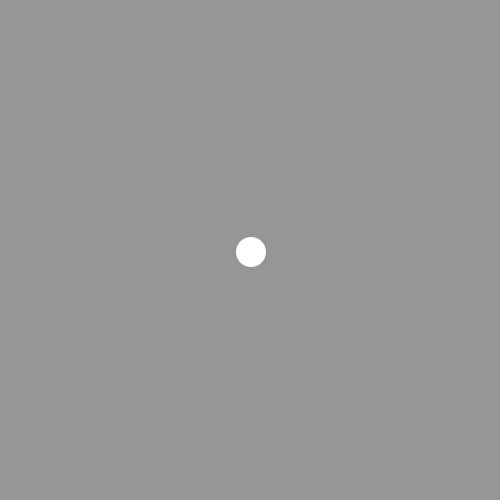
Frame 1 (no input)
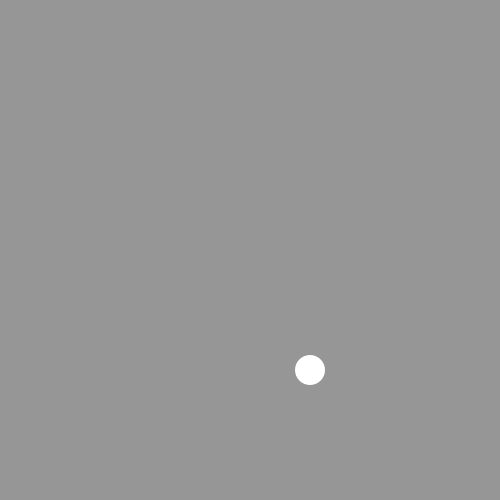
Frame 60 (the mouse pressed at the canvas centre just before this capture)
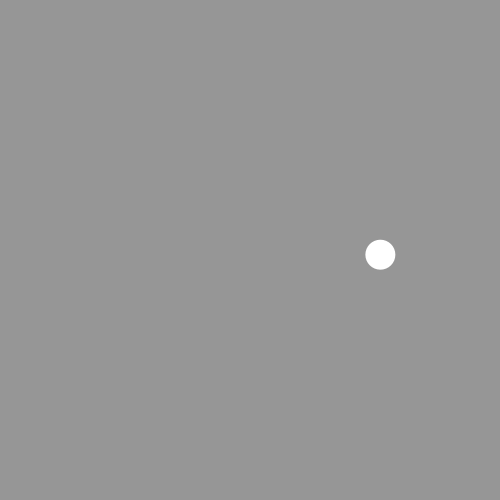
Frame 120 (the mouse held since frame 60 and released just before this capture)

The Processing sketch that drew these frames (run headless with seeded random() and noise(); from frame 60 on, the mouse is pressed at the canvas centre):

// Processing sketch: processing_135628
// ── processing_135628.pde

float x;
float y;
float xspeed = 1;
float yspeed = 2;

// setup - runs one time
void setup()
  {
  // set a stage size of 500 x 500 pixels
  size (500,500);

  // smooth all drawing
  smooth();

  // don't draw an outline around your shapes
  noStroke();

  // start off our x and y in the center of the screen
  x = width / 2;
  y = height / 2;
  }

// draw - runs once a frame
void draw()
  {
  // background color
  background (150);

  // did the ball hit the left or right side of the screen?
  if (x >= 480)
    {
    xspeed = -1;
    }

  if (x < 20)
    {
    xspeed = 1;
    }
  // did the ball hit the left or right side of the screen?
  if (y >= 480)
    {
    yspeed = -1;
    }

  if (y < 20)
    {
    yspeed = 1;
    }
  // change the ball's fill color when the mouse is over it
  if (mouseX > x && mouseX < x+30 && mouseY > y && mouseY < y+30)
    {
    fill(random(255), random(255), random(255));
    }

  // move the ball to the left or right
  x = x + xspeed;

  // move the ball up and down
  y = y + yspeed;

  // draw a ball using x and y
  ellipse(x,y,30,30);
  }

void mousePressed()
  {
  // move the ball somewhere else!
  x = random(10,490);
  y = random(10,490);
  }
